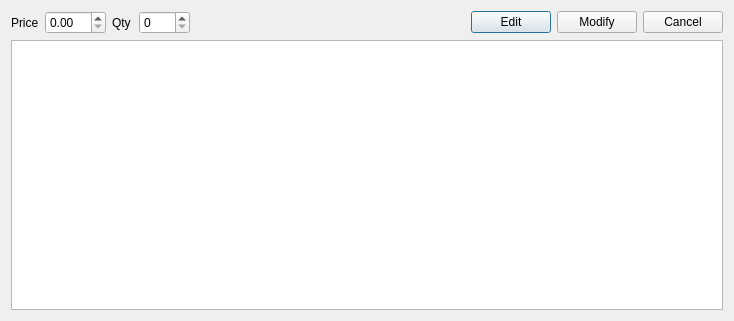
<?xml version="1.0" encoding="UTF-8"?>
<ui version="4.0">
 <class>apiOrderBook</class>
 <widget class="QDialog" name="apiOrderBook">
  <property name="geometry">
   <rect>
    <x>0</x>
    <y>0</y>
    <width>734</width>
    <height>321</height>
   </rect>
  </property>
  <property name="sizePolicy">
   <sizepolicy hsizetype="Fixed" vsizetype="Preferred">
    <horstretch>0</horstretch>
    <verstretch>0</verstretch>
   </sizepolicy>
  </property>
  <property name="minimumSize">
   <size>
    <width>569</width>
    <height>0</height>
   </size>
  </property>
  <property name="maximumSize">
   <size>
    <width>16777215</width>
    <height>16777215</height>
   </size>
  </property>
  <property name="windowTitle">
   <string>OrderOnTimeOrderBook</string>
  </property>
  <layout class="QGridLayout" name="gridLayout">
   <item row="0" column="0">
    <layout class="QHBoxLayout" name="horizontalLayout_3">
     <item>
      <layout class="QHBoxLayout" name="horizontalLayout_2">
       <item>
        <widget class="QLabel" name="label">
         <property name="text">
          <string>Price</string>
         </property>
        </widget>
       </item>
       <item>
        <widget class="QDoubleSpinBox" name="doubleSpinBoxPrice">
         <property name="sizePolicy">
          <sizepolicy hsizetype="Fixed" vsizetype="Fixed">
           <horstretch>0</horstretch>
           <verstretch>0</verstretch>
          </sizepolicy>
         </property>
         <property name="minimumSize">
          <size>
           <width>61</width>
           <height>0</height>
          </size>
         </property>
         <property name="maximumSize">
          <size>
           <width>61</width>
           <height>16777215</height>
          </size>
         </property>
         <property name="maximum">
          <double>999999999.000000000000000</double>
         </property>
        </widget>
       </item>
      </layout>
     </item>
     <item>
      <layout class="QHBoxLayout" name="horizontalLayout">
       <item>
        <widget class="QLabel" name="labelQty">
         <property name="minimumSize">
          <size>
           <width>21</width>
           <height>0</height>
          </size>
         </property>
         <property name="maximumSize">
          <size>
           <width>21</width>
           <height>16777215</height>
          </size>
         </property>
         <property name="text">
          <string>Qty</string>
         </property>
        </widget>
       </item>
       <item>
        <widget class="QSpinBox" name="spinBoxQty">
         <property name="minimumSize">
          <size>
           <width>51</width>
           <height>0</height>
          </size>
         </property>
         <property name="maximumSize">
          <size>
           <width>51</width>
           <height>16777215</height>
          </size>
         </property>
         <property name="maximum">
          <number>999999999</number>
         </property>
        </widget>
       </item>
      </layout>
     </item>
     <item>
      <spacer name="horizontalSpacer">
       <property name="orientation">
        <enum>Qt::Horizontal</enum>
       </property>
       <property name="sizeHint" stdset="0">
        <size>
         <width>288</width>
         <height>20</height>
        </size>
       </property>
      </spacer>
     </item>
     <item>
      <widget class="QPushButton" name="pushButtonEdit">
       <property name="sizePolicy">
        <sizepolicy hsizetype="Fixed" vsizetype="Fixed">
         <horstretch>0</horstretch>
         <verstretch>0</verstretch>
        </sizepolicy>
       </property>
       <property name="minimumSize">
        <size>
         <width>0</width>
         <height>0</height>
        </size>
       </property>
       <property name="maximumSize">
        <size>
         <width>16777215</width>
         <height>16777215</height>
        </size>
       </property>
       <property name="text">
        <string>Edit</string>
       </property>
      </widget>
     </item>
     <item>
      <widget class="QPushButton" name="pushButtonModify">
       <property name="sizePolicy">
        <sizepolicy hsizetype="Fixed" vsizetype="Fixed">
         <horstretch>0</horstretch>
         <verstretch>0</verstretch>
        </sizepolicy>
       </property>
       <property name="minimumSize">
        <size>
         <width>0</width>
         <height>0</height>
        </size>
       </property>
       <property name="maximumSize">
        <size>
         <width>16777215</width>
         <height>16777215</height>
        </size>
       </property>
       <property name="text">
        <string>Modify</string>
       </property>
      </widget>
     </item>
     <item>
      <widget class="QPushButton" name="pushButtonCancel">
       <property name="sizePolicy">
        <sizepolicy hsizetype="Fixed" vsizetype="Fixed">
         <horstretch>0</horstretch>
         <verstretch>0</verstretch>
        </sizepolicy>
       </property>
       <property name="minimumSize">
        <size>
         <width>0</width>
         <height>0</height>
        </size>
       </property>
       <property name="maximumSize">
        <size>
         <width>16777215</width>
         <height>16777215</height>
        </size>
       </property>
       <property name="text">
        <string>Cancel</string>
       </property>
      </widget>
     </item>
    </layout>
   </item>
   <item row="1" column="0">
    <widget class="QTableView" name="apiOrderBookTableView">
     <property name="contextMenuPolicy">
      <enum>Qt::CustomContextMenu</enum>
     </property>
     <property name="editTriggers">
      <set>QAbstractItemView::NoEditTriggers</set>
     </property>
     <property name="selectionBehavior">
      <enum>QAbstractItemView::SelectRows</enum>
     </property>
    </widget>
   </item>
  </layout>
 </widget>
 <tabstops>
  <tabstop>doubleSpinBoxPrice</tabstop>
  <tabstop>spinBoxQty</tabstop>
  <tabstop>pushButtonEdit</tabstop>
  <tabstop>pushButtonModify</tabstop>
  <tabstop>pushButtonCancel</tabstop>
  <tabstop>apiOrderBookTableView</tabstop>
 </tabstops>
 <resources/>
 <connections/>
</ui>
